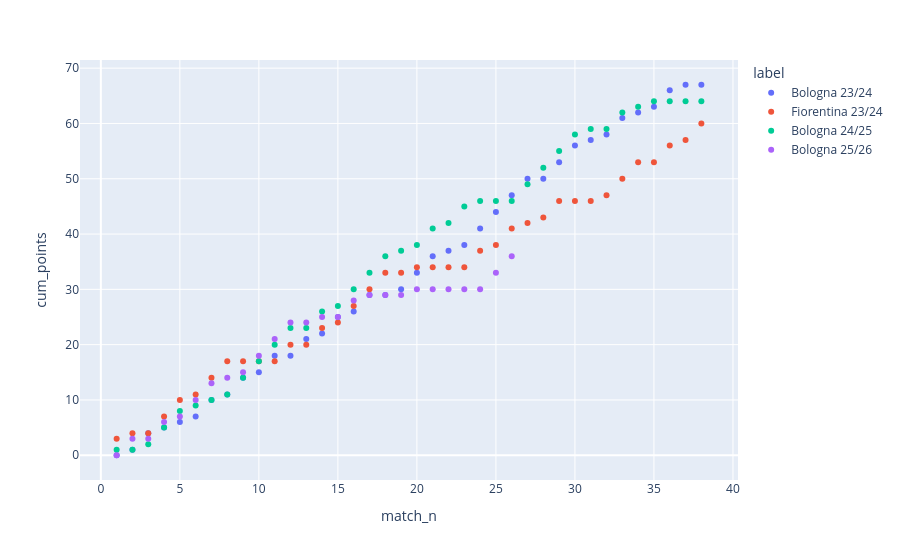

Write notebook code for a chart like this one.
### Code cell
import plotly_express as px

px.scatter(combined, x="match_n", y="cum_points", color="label")

### Figure 1 — Plotly figure (JSON) as saved in the notebook; plotly's stock layout.template omitted (floating-point values rounded to 4 significant figures)
{"data": [{"hovertemplate": "label=Bologna 23/24<br>match_n=%{x}<br>cum_points=%{y}<extra></extra>", "legendgroup": "Bologna 23/24", "marker": {"color": "#636efa", "symbol": "circle"}, "mode": "markers", "name": "Bologna 23/24", "orientation": "v", "showlegend": true, "type": "scatter", "x": [1, 2, 3, 4, 5, 6, 7, 8, 9, 10, 11, 12, 13, 14, 15, 16, 17, 18, 19, 20, 21, 22, 23, 24, 25, 26, 27, 28, 29, 30, 31, 32, 33, 34, 35, 36, 37, 38], "xaxis": "x", "y": [0, 1, 4, 5, 6, 7, 10, 11, 14, 15, 18, 18, 21, 22, 25, 26, 29, 29, 30, 33, 36, 37, 38, 41, 44, 47, 50, 50, 53, 56, 57, 58, 61, 62, 63, 66, 67, 67], "yaxis": "y"}, {"hovertemplate": "label=Fiorentina 23/24<br>match_n=%{x}<br>cum_points=%{y}<extra></extra>", "legendgroup": "Fiorentina 23/24", "marker": {"color": "#EF553B", "symbol": "circle"}, "mode": "markers", "name": "Fiorentina 23/24", "orientation": "v", "showlegend": true, "type": "scatter", "x": [1, 2, 3, 4, 5, 6, 7, 8, 9, 10, 11, 12, 13, 14, 15, 16, 17, 18, 19, 20, 21, 22, 23, 24, 25, 26, 27, 28, 29, 30, 31, 32, 33, 34, 35, 36, 37, 38], "xaxis": "x", "y": [3, 4, 4, 7, 10, 11, 14, 17, 17, 17, 17, 20, 20, 23, 24, 27, 30, 33, 33, 34, 34, 34, 34, 37, 38, 41, 42, 43, 46, 46, 46, 47, 50, 53, 53, 56, 57, 60], "yaxis": "y"}, {"hovertemplate": "label=Bologna 24/25<br>match_n=%{x}<br>cum_points=%{y}<extra></extra>", "legendgroup": "Bologna 24/25", "marker": {"color": "#00cc96", "symbol": "circle"}, "mode": "markers", "name": "Bologna 24/25", "orientation": "v", "showlegend": true, "type": "scatter", "x": [1, 2, 3, 4, 5, 6, 7, 8, 9, 10, 11, 12, 13, 14, 15, 16, 17, 18, 19, 20, 21, 22, 23, 24, 25, 26, 27, 28, 29, 30, 31, 32, 33, 34, 35, 36, 37, 38], "xaxis": "x", "y": [1, 1, 2, 5, 8, 9, 10, 11, 14, 17, 20, 23, 23, 26, 27, 30, 33, 36, 37, 38, 41, 42, 45, 46, 46, 46, 49, 52, 55, 58, 59, 59, 62, 63, 64, 64, 64, 64], "yaxis": "y"}, {"hovertemplate": "label=Bologna 25/26<br>match_n=%{x}<br>cum_points=%{y}<extra></extra>", "legendgroup": "Bologna 25/26", "marker": {"color": "#ab63fa", "symbol": "circle"}, "mode": "markers", "name": "Bologna 25/26", "orientation": "v", "showlegend": true, "type": "scatter", "x": [1, 2, 3, 4, 5, 6, 7, 8, 9, 10, 11, 12, 13, 14, 15, 16, 17, 18, 19, 20, 21, 22, 23, 24, 25, 26], "xaxis": "x", "y": [0, 3, 3, 6, 7, 10, 13, 14, 15, 18, 21, 24, 24, 25, 25, 28, 29, 29, 29, 30, 30, 30, 30, 30, 33, 36], "yaxis": "y"}], "layout": {"legend": {"title": {"text": "label"}, "tracegroupgap": 0}, "margin": {"t": 60}, "xaxis": {"anchor": "y", "domain": [0, 1], "title": {"text": "match_n"}}, "yaxis": {"anchor": "x", "domain": [0, 1], "title": {"text": "cum_points"}}}}
